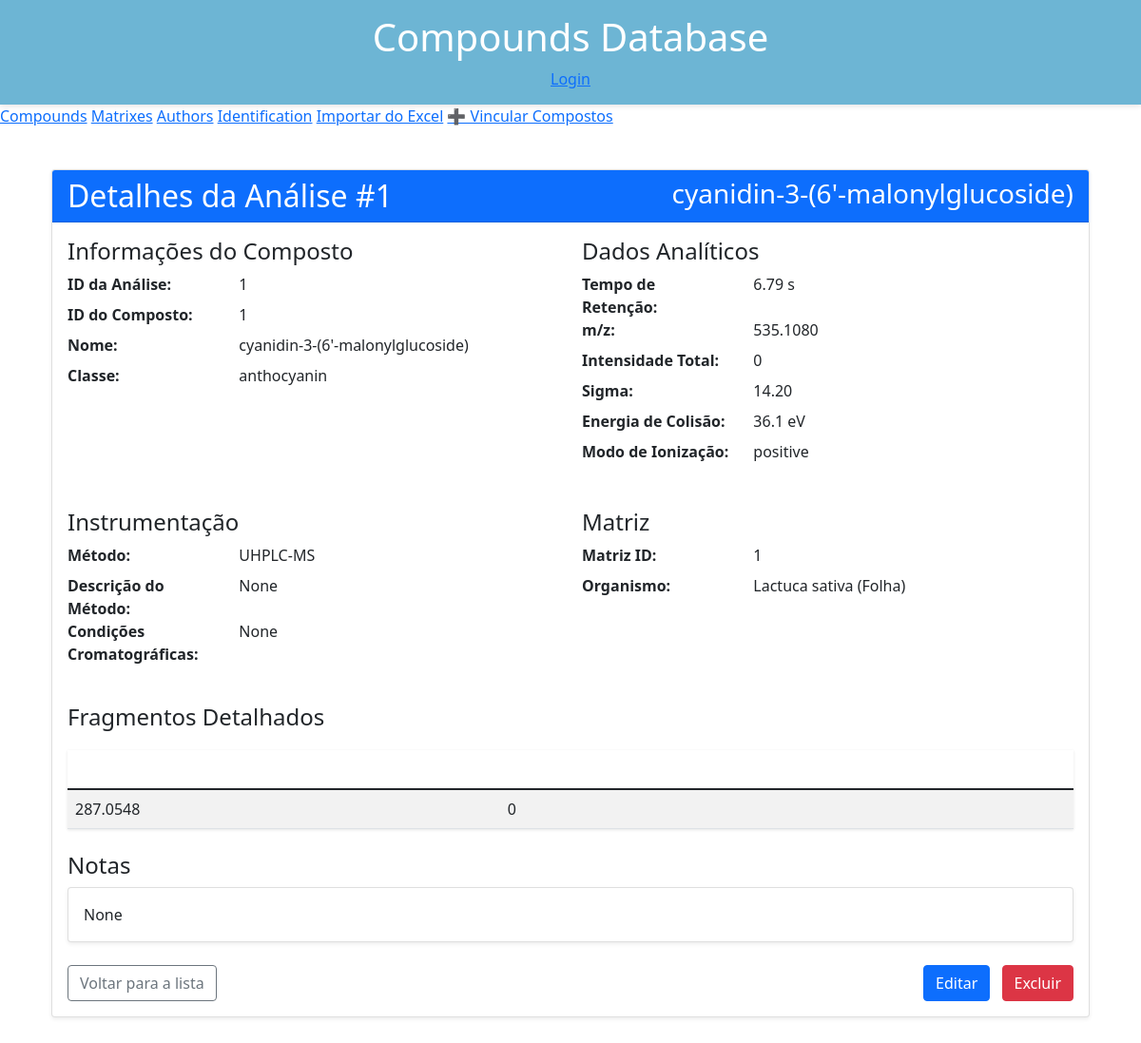
/analytic/1 (signed in), run on the app's committed database.
### app.py (models this page shows, shortened)
class CompoundAnalytics(db.Model):
    __tablename__ = 'tbl_compound_analytics'
    analytics_id = db.Column(db.Integer, primary_key=True)
    compound_id = db.Column(db.Integer, db.ForeignKey('tbl_compound.compound_id'), nullable=False)
    retention_time = db.Column(db.Float, nullable=False)
    m_z = db.Column(db.Float, nullable=False)
    intensity = db.Column(db.Float, nullable=False)
    sigma = db.Column(db.Float)
    instrument_method = db.Column(db.String(100), nullable=False)
    matrix_id = db.Column(db.Integer, db.ForeignKey('tbl_matrixes.matrixes_id'))
    compound_class = db.Column(db.String(50))
    ionization_mode = db.Column(db.String(10))
    collision_energy = db.Column(db.Float)
    fragment = db.Column(db.Float)
    method_description = db.Column(db.String(255))
    chromatographic_condition = db.Column(db.String(255))
    notes = db.Column(db.Text)
    compound = db.relationship('Compound', backref='analytics')
    matrix = db.relationship('Matrix', backref='analytics')
    fragments = db.relationship('Fragment', back_populates='compound_analytics', cascade='all, delete-orphan')

class Compound(db.Model):
    __tablename__ = 'tbl_compound'
    compound_id = db.Column(db.Integer, primary_key=True)
    compound = db.Column(db.String(255))
    molecular_formula = db.Column(db.String(255))
    molecular_mass = db.Column(db.Float)
    pubchem_cid = db.Column(db.String(50))  # ID do PubChem
    pubchem_url = db.Column(db.String(255))  # URL direta para o composto

class Matrix(db.Model):
    __tablename__ = 'tbl_matrixes'
    matrixes_id = db.Column(db.Integer, primary_key=True)
    organism = db.Column(db.String(255))
    plant_tissue = db.Column(db.String(255))

class Fragment(db.Model):
    __tablename__ = 'fragments'
    id = db.Column(db.Integer, primary_key=True)
    m_z = db.Column(db.Float, nullable=False)
    intensity = db.Column(db.Float, nullable=False)
    compound_analytics_id = db.Column(db.Integer, db.ForeignKey('tbl_compound_analytics.analytics_id'), nullable=False)
    compound_analytics = db.relationship('CompoundAnalytics', back_populates='fragments')

### app.py (the view)
@app.route('/analytic/<int:analytic_id>')
@login_required
def view_analytic(analytic_id):
    analytic = db.session.query(CompoundAnalytics).options(
        db.joinedload(CompoundAnalytics.compound),
        db.joinedload(CompoundAnalytics.matrix)
    ).get_or_404(analytic_id)
    return render_template('analytic_detail.html',
                         analytic=analytic)

### app.py (called while the page is built)
@login_manager.user_loader
def load_user(user_id):
    return User.query.get(int(user_id))

### templates/analytic_detail.html (shortened to what this page needs)
{% extends "base.html" %}
{% block content %}
<div class="container py-4">
    <div class="card">
        <div class="card-header bg-primary text-white">
            <h2 class="mb-0">
                Detalhes da Análise #{{ analytic.analytics_id }}
                <small class="float-end">
                    {{ analytic.compound.compound if analytic.compound else 'Composto não identificado' }}
                </small>
            </h2>
        </div>
        <div class="card-body">
            <div class="row mb-4">
                <div class="col-md-6">
                    <h4>Informações do Composto</h4>
                    <dl class="row">
                        <dt class="col-sm-4">ID da Análise:</dt>
                        <dd class="col-sm-8">{{ analytic.analytics_id }}</dd>
                        <dt class="col-sm-4">ID do Composto:</dt>
                        <dd class="col-sm-8">{{ analytic.compound_id }}</dd>
                        <dt class="col-sm-4">Nome:</dt>
                        <dd class="col-sm-8">{{ analytic.compound.compound if analytic.compound else '-' }}</dd>
                        <dt class="col-sm-4">Classe:</dt>
                        <dd class="col-sm-8">{{ analytic.compound_class or '-' }}</dd>
                    </dl>
                </div>
                <div class="col-md-6">
                    <h4>Dados Analíticos</h4>
                    <dl class="row">
                        <dt class="col-sm-4">Tempo de Retenção:</dt>
                        <dd class="col-sm-8">{{ "%.2f s"|format(analytic.retention_time) if analytic.retention_time is not none else '-' }}</dd>
                        <dt class="col-sm-4">m/z:</dt>
                        <dd class="col-sm-8">{{ "%.4f"|format(analytic.m_z) if analytic.m_z is not none else '-' }}</dd>
                        <dt class="col-sm-4">Intensidade Total:</dt>
                        <dd class="col-sm-8">{{ "{:,.0f}".format(analytic.intensity) if analytic.intensity is not none else '-' }}</dd>
                        <dt class="col-sm-4">Sigma:</dt>
                        <dd class="col-sm-8">{{ "%.2f"|format(analytic.sigma) if analytic.sigma is not none else '-' }}</dd>
                        <dt class="col-sm-4">Energia de Colisão:</dt>
                        <dd class="col-sm-8">{{ "%.1f eV"|format(analytic.collision_energy) if analytic.collision_energy is not none else '-' }}</dd>
                        <dt class="col-sm-4">Modo de Ionização:</dt>
                        <dd class="col-sm-8">{{ analytic.ionization_mode or '-' }}</dd>
                    </dl>
                </div>
            </div>
            <div class="row mb-4">
                <div class="col-md-6">
                    <h4>Instrumentação</h4>
                    <dl class="row">
                        <dt class="col-sm-4">Método:</dt>
                        <dd class="col-sm-8">{{ analytic.instrument_method }}</dd>
                        <dt class="col-sm-4">Descrição do Método:</dt>
                        <dd class="col-sm-8">{{ analytic.method_description or '-' }}</dd>
                        <dt class="col-sm-4">Condições Cromatográficas:</dt>
                        <dd class="col-sm-8">{{ analytic.chromatographic_condition or '-' }}</dd>
                    </dl>
                </div>
                <div class="col-md-6">
                    <h4>Matriz</h4>
                    <dl class="row">
                        <dt class="col-sm-4">Matriz ID:</dt>
                        <dd class="col-sm-8">{{ analytic.matrix_id }}</dd>
                        <dt class="col-sm-4">Organismo:</dt>
                        <dd class="col-sm-8">
                            {% if analytic.matrix %}
                                {{ analytic.matrix.organism }} ({{ analytic.matrix.plant_tissue }})
                            {% else %}
                                -
                            {% endif %}
                        </dd>
                    </dl>
                </div>
            </div>
            {% if analytic.fragments and analytic.fragments|length > 0 %}
            <div class="mb-4">
                <h4>Fragmentos Detalhados</h4>
                <table class="table table-striped">
                    <thead>
                        <tr>
                            <th>m/z</th>
                            <th>Intensidade</th>
                        </tr>
                    </thead>
                    <tbody>
                        {% for fragment in analytic.fragments %}
                        <tr>
                            <td>{{ "%.4f"|format(fragment.m_z) if fragment.m_z is not none else '-' }}</td>
                            <td>{{ "{:,.0f}".format(fragment.intensity) if fragment.intensity is not none else '-' }}</td>
                        </tr>
                        {% endfor %}
                    </tbody>
                </table>
            </div>
            {% endif %}
            {% if analytic.notes %}
            <div class="mb-3">
                <h4>Notas</h4>
                <div class="card">
                    <div class="card-body">
                        {{ analytic.notes }}
                    </div>
                </div>
            </div>
            {% endif %}
            <div class="d-flex justify-content-between mt-4">
                <a href="{{ url_for('analytics_view') }}" class="btn btn-outline-secondary">
                     Voltar para a lista
                </a>
                <div>
                    <a href="{{ url_for('edit_analytic', id=analytic.analytics_id) }}"
                       class="btn btn-primary me-2">
                         Editar
                    </a>
                    <a href="{{ url_for('delete_analytic', id=analytic.analytics_id) }}"
                       class="btn btn-danger"
                       onclick="return confirm('Tem certeza que deseja excluir esta análise permanentemente?')">
                         Excluir
                    </a>
                </div>
            </div>
        </div>
    </div>
</div>
{% endblock %}

### static/css/compounds.css (style rules this page uses)
body { font-family: 'Arial', sans-serif; margin: 0; padding: 0; background-color: #f5f5f5; }
.container { max-width: 1200px; margin: 20px auto; padding: 0 20px; }
table { width: 100%; border-collapse: collapse; margin: 20px 0; background: white; box-shadow: 0 1px 3px rgba(0,0,0,0.1); }
th, td { border: 1px solid #ddd; padding: 12px; text-align: left; }
th { background-color: #6db5d4; color: white; font-weight: bold; }

### static/css/styles.css (style rules this page uses)
.card { box-shadow: 0 0.125rem 0.25rem rgba(0, 0, 0, 0.075); margin-bottom: 1.5rem; }

### data on the page
CompoundAnalytics: analytics_id "1", compound_id "1", compound_class "anthocyanin", retention_time "6.79 s", m_z "535.1080", intensity "0", sigma "14.20", collision_energy "36.1 eV", ionization_mode "positive", instrument_method "UHPLC-MS", method_description "None", chromatographic_condition "None", matrix_id "1", notes "None"
Compound: compound "cyanidin-3-(6'-malonylglucoside)"
Matrix: matrix.organism "Lactuca sativa", matrix.plant_tissue "Folha"
Fragment: m_z "287.0548", intensity "0"

### other printed values
{{ 'Logout' if 'logout' in view_functions else 'Login' }} "Login"
